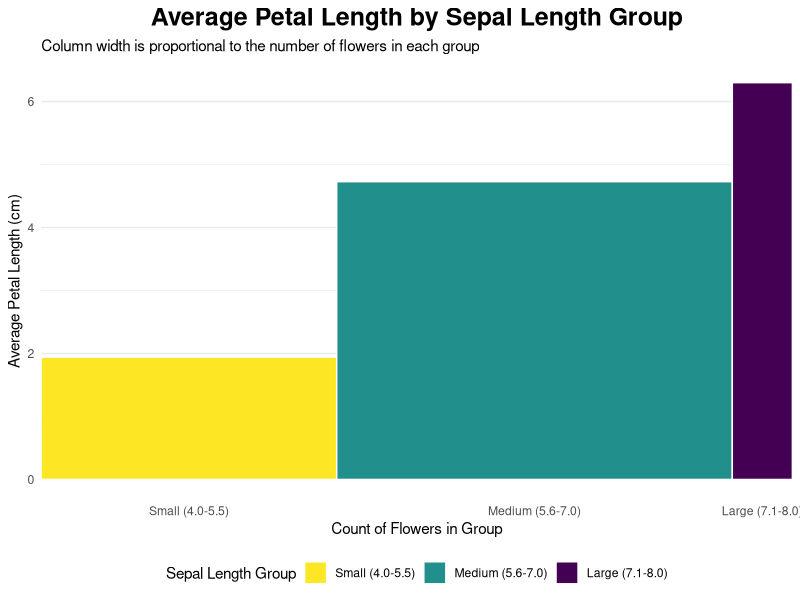
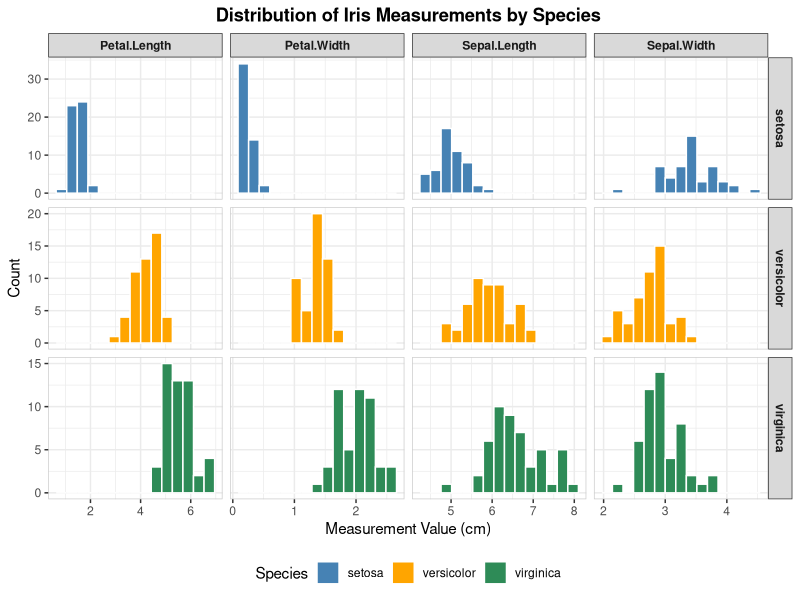
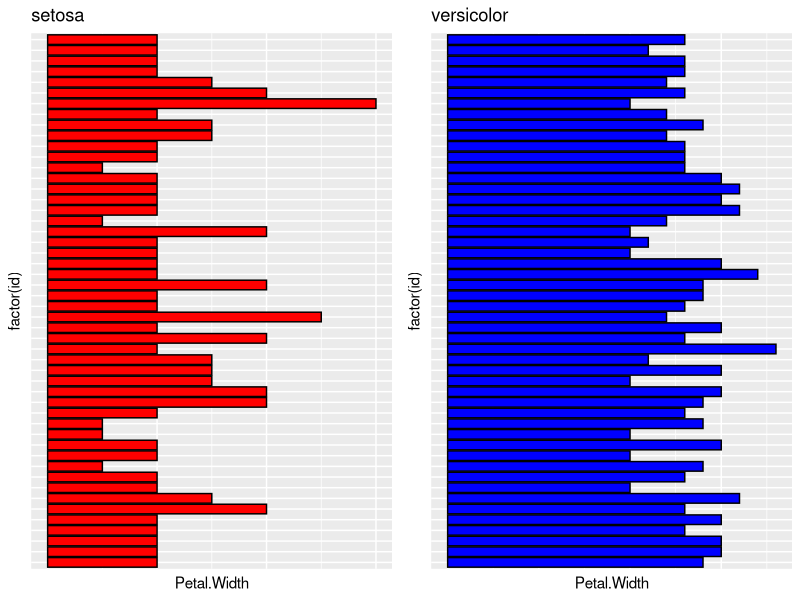
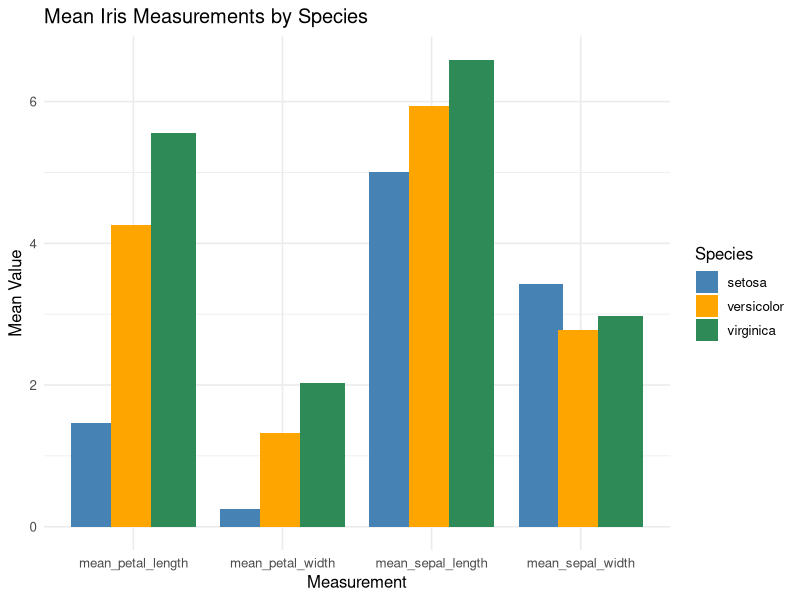
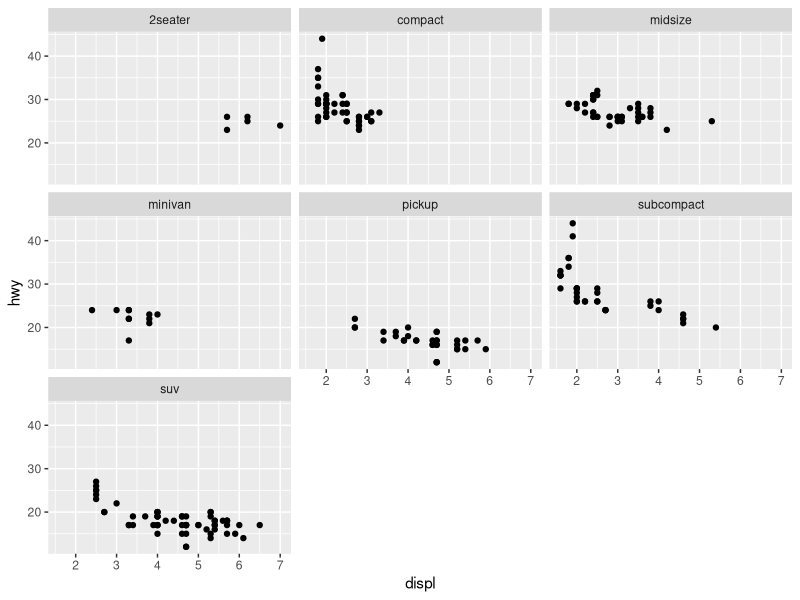
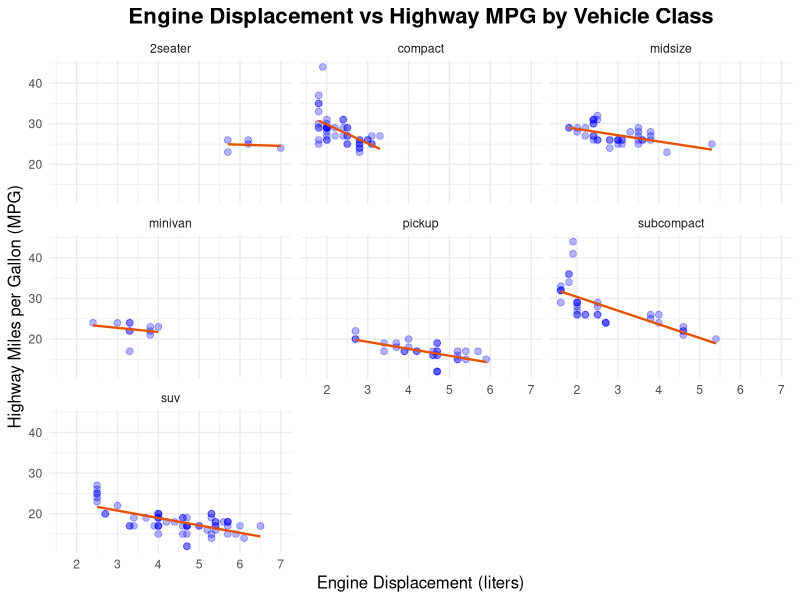
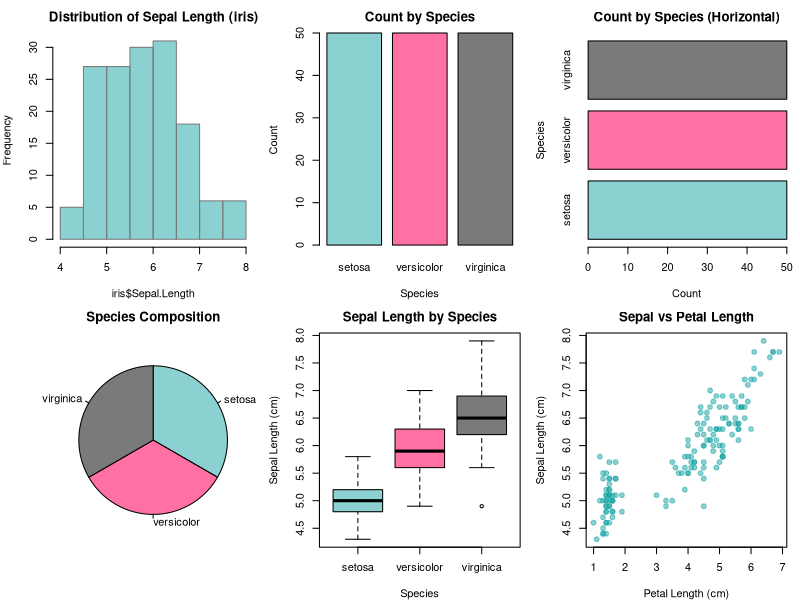
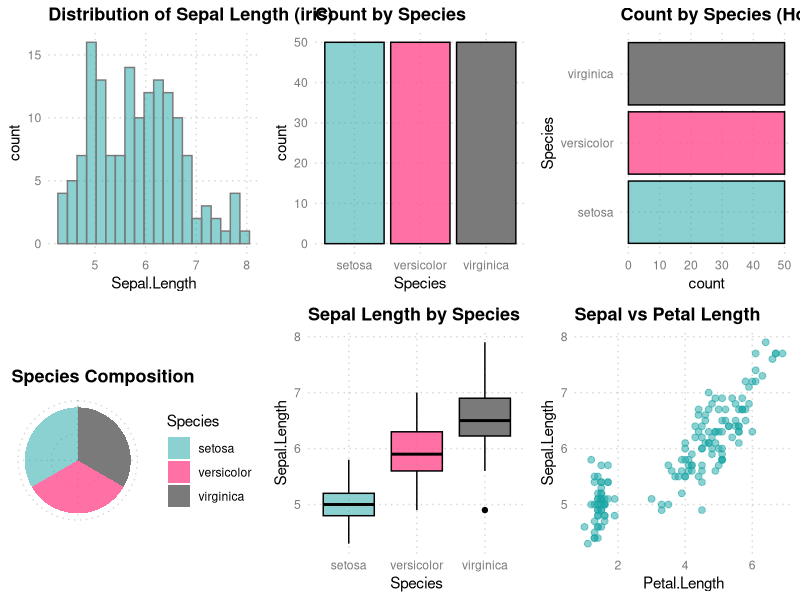

The R source for these figures, in order:
## ---- chunk 1
data(iris)

library(tidyverse)

# 1. Divide the dataset into three rectangles based on species.
# The average of Petal.Length and Petal.Width is the length and width.
# Draw three rectangles arranged horizontally.

#1

plot_data <- iris %>%
  mutate(
    sepal_length_group = cut(
      Sepal.Length,
      breaks = c(4, 5.5, 7.0, 8.0),
      labels = c("Small (4.0-5.5)", "Medium (5.6-7.0)", "Large (7.1-8.0)"),
      include.lowest = TRUE
    )
  ) %>%
  group_by(sepal_length_group) %>%
  summarise(
    count = n(),
    avg_petal_length = mean(Petal.Length)
  ) %>%
  mutate(
    xmax = cumsum(count),
    xmin = xmax - count,
    x_label_pos = (xmin + xmax) / 2
  )

ggplot(plot_data, aes(ymin = 0)) +
  geom_rect(
    aes(
      xmin = xmin,
      xmax = xmax,
      ymax = avg_petal_length,
      fill = sepal_length_group
    ),
    color = "white"
  ) +
  scale_x_continuous(
    breaks = plot_data$x_label_pos,
    labels = plot_data$sepal_length_group,
    expand = c(0, 0)
  ) +
  scale_fill_viridis_d(option = "D", direction = -1) +
  labs(
    title = "Average Petal Length by Sepal Length Group",
    subtitle = "Column width is proportional to the number of flowers in each group",
    x = "Count of Flowers in Group",
    y = "Average Petal Length (cm)",
    fill = "Sepal Length Group"
  ) +
  # Apply a clean theme
  theme_minimal() +
  theme(
    plot.title = element_text(hjust = 0.5, face = "bold", size = 18),
    legend.position = "bottom",
    panel.grid.major.x = element_blank(), # Remove vertical grid lines
    panel.grid.minor.x = element_blank()
  )
## ---- chunk 2
# 2. table with embedded charts
iris_long <- iris %>%
  pivot_longer(cols = -Species, names_to = "Measurement", values_to = "Value")

ggplot(iris_long, aes(x = Value, fill = Species)) +
  geom_histogram(color = "white", bins = 15) +
  facet_grid(Species ~ Measurement, scales = "free") +
  scale_fill_manual( #coloring each species
    values = c(
      "setosa" = "steelblue",
      "versicolor" = "orange",
      "virginica" = "seagreen"
    )
    ) + #labels
      labs(
        title = "Distribution of Iris Measurements by Species",
        x = "Measurement Value (cm)",
        y = "Count"
      ) +
  theme_bw() +
    theme(
      plot.title = element_text(hjust = 0.5, face = "bold"),
      strip.text.x = element_text(face = "bold"),
      strip.text.y = element_text(face = "bold"),
      panel.border = element_rect(color = "grey80", fill = NA),
      legend.position = "bottom"
    )
## ---- chunk 3
# 3. Extract setona and versicolor from species.
# Then create df_2 and df_3. Draw a bar plot using petal.width: p1 p2.
# Finally, use gridExtra to combine the plots.'
library("gridExtra")
df_2 <- subset(iris, Species %in% "setosa")
df_3 <- subset(iris, Species %in% "versicolor")
df_2$id <- 1:nrow(df_2)
df_3$id <- 1:nrow(df_3)



p1 = ggplot(df_2, aes(x = factor(id), y = Petal.Width)) +
  geom_bar(stat = "identity", fill = 'red', color = "black") +
  coord_flip() +
  labs(title = "setosa") +
  theme(
    axis.text.y = element_blank(),
    axis.ticks.y = element_blank(),
    axis.text.x = element_blank(),
    axis.ticks.x = element_blank() #this was by GPT
  )


p2 = ggplot(df_3, aes(x = factor(id), y = Petal.Width)) +
  geom_bar(stat = "identity", fill = "blue", color = "black") +
  coord_flip() +
  labs(title = "versicolor")+
  theme(
    axis.text.y = element_blank(),
    axis.ticks.y = element_blank(),
    axis.text.x = element_blank(),
    axis.ticks.x = element_blank() #this was by GPT
  )



gridExtra::grid.arrange(p1, p2, ncol = 2)
## ---- chunk 4
# 4 Column Chart
# getting means of Petal length and width for each species
# and mean sepal length and sepal width
iris_means <- iris %>%
  group_by(Species) %>%
  summarise(
    mean_sepal_length = mean(Sepal.Length),
    mean_sepal_width = mean(Sepal.Width),
    mean_petal_length = mean(Petal.Length),
    mean_petal_width = mean(Petal.Width)
  ) %>%
  pivot_longer(
    cols = -Species,
    names_to = "Measurement",
    values_to = "MeanValue"
    )

ggplot(iris_means, aes(x = Measurement, y = MeanValue, fill = Species)) +
  geom_col(position = position_dodge(width = 0.8)) +
  labs(title = "Mean Iris Measurements by Species",
       x = "Measurement", y = "Mean Value") +
  theme_minimal(base_size = 12) +
  scale_fill_manual(values = c("steelblue", "orange", "seagreen"))
## ---- chunk 5
library(ggplot2)
mpg <- as.data.frame(mpg)
#2seater, compact, midsize, minivan, pickup, subcompact, suv scatterplots in one view
ggplot(mpg, aes(x=displ, y=hwy)) +
  geom_point(color = "black") +
  facet_wrap(~ class) +
  labs(x="displ",
       y="hwy") +
  theme_gray()
## ---- chunk 6
#improving the chart
ggplot(mpg, aes(x=displ, y=hwy)) +
  geom_point(color = "blue", size=2, alpha=0.3) +
  geom_smooth(method = "lm", se = FALSE, color = "#E65100", linewidth = 0.8) +
  facet_wrap(~ class) +
  labs(title="Engine Displacement vs Highway MPG by Vehicle Class",
       x="Engine Displacement (liters)",
       y="Highway Miles per Gallon (MPG)") +
  theme_minimal() +
  theme(
    plot.title = element_text(hjust = 0.5, size=16, face="bold"),
    axis.title.x = element_text(size=12),
    axis.title.y = element_text(size=12)
  )
## ---- chunk 7
# GPT was used for picking colors and family.
# GPT was used for adjusting the format of the code.
library(ggplot2)
library(scales)   # for alpha()

data(iris)
color1 <- "#18A3A380"
color2 <- "#FF4D8DCC"
color3 <- "#7A7A7A"
color4 <- "#000000"
base_family <- "sans"

# custom theme used across plots
theme1 <- function() {
  theme_minimal(base_family = base_family) +
    theme(
      text        = element_text(family = base_family, colour = color4),
      plot.title  = element_text(face = "bold", colour = color4, size = 13),
      axis.title  = element_text(colour = color4),
      axis.text   = element_text(colour = color3),
      panel.grid.major = element_line(color = scales::alpha(color3, 0.3), linetype = "dotted"),
      panel.grid.minor = element_blank()
    )
}


Histo <- function(){
  hist(iris$Sepal.Length,
       main="Distribution of Sepal Length (iris)",
       col=color1, border=color3)
}

Bar1 <- function(){
  barplot(table(iris$Species),
          col=c(color1,color2,color3),
          border=color4,
          main="Count by Species",
          xlab="Species", ylab="Count")
}

Bar2 <- function(){
  barplot(table(iris$Species),
          horiz=TRUE,
          col=c(color1,color2,color3),
          border=color4,
          main="Count by Species (Horizontal)",
          xlab="Count", ylab="Species")
}

Pie <- function(){
  pie(table(iris$Species),
      col=c(color1,color2,color3),
      main="Species Composition",
      clockwise=TRUE)
}

Box <- function(){
  boxplot(Sepal.Length~Species, data=iris,
          col=c(color1,color2,color3),
          main="Sepal Length by Species",
          xlab="Species", ylab="Sepal Length (cm)")
}

Scat <- function(){
  plot(iris$Petal.Length, iris$Sepal.Length,
       main="Sepal vs Petal Length",
       xlab="Petal Length (cm)", ylab="Sepal Length (cm)",
       pch=19, col=color1)
}
## ---- chunk 8
library(gridExtra)

par(mfrow=c(2,3), mar=c(4,4,2.5,1), family="sans")
Histo(); Bar1(); Bar2(); Pie(); Box(); Scat()
## ---- chunk 9
draw6 <- function(){
  par(mfrow=c(2,3), mar=c(4,4,2.5,1), family=base_family)
  Histo(); Bar1(); Bar2(); Pie(); Box(); Scat()
}

save_plot <- function(fmt, file){
  switch(fmt,
    pdf  = pdf(file, width=10, height=7, family=base_family),
    jpg  = jpeg(file, width=2400, height=1600, res=300, quality=95),
    svg  = svg(file, width=2400, height=1600),
    tiff = tiff(file, width=2400, height=1600, res=300),
    bmp  = bmp(file, width=2400, height=1600, res=300), # cannot find bmg, and was told it might be .bmp by GPT
  )
  draw6(); invisible(dev.off())
}
## ---- chunk 10
ggHisto <- ggplot(iris, aes(x=Sepal.Length)) +
  geom_histogram(fill=color1, color=color3, bins=20) +
  labs(title="Distribution of Sepal Length (iris)") +
  theme1()

ggBar1 <- ggplot(iris, aes(x=Species, fill=Species)) +
  geom_bar(color=color4) +
  scale_fill_manual(values=c(color1,color2,color3)) +
  labs(title="Count by Species") +
  theme1() + ggplot2::theme(legend.position="none")

ggBar2 <- ggplot(iris, aes(x=Species, fill=Species)) +
  geom_bar(color=color4) + coord_flip() +
  scale_fill_manual(values=c(color1,color2,color3)) +
  labs(title="Count by Species (Horizontal)") +
  theme1() + ggplot2::theme(legend.position="none")

df <- as.data.frame(prop.table(table(iris$Species)))
colnames(df) <- c("Species","prop")
ggPie <- ggplot(df, aes(x="", y=prop, fill=Species)) +
  geom_col(width=1, color=NA) + coord_polar(theta="y") +
  scale_fill_manual(values=c(color1,color2,color3)) +
  labs(title="Species Composition") +
  theme1() + ggplot2::theme(axis.text=ggplot2::element_blank(),
                            axis.title=ggplot2::element_blank(),
                            panel.grid=ggplot2::element_blank(),
                            legend.position="right")

ggBox <- ggplot(iris, aes(x=Species, y=Sepal.Length, fill=Species)) +
  geom_boxplot(color=color4) +
  scale_fill_manual(values=c(color1,color2,color3)) +
  labs(title="Sepal Length by Species") +
  theme1() + ggplot2::theme(legend.position="none")

ggScat <- ggplot(iris, aes(x=Petal.Length, y=Sepal.Length)) +
  geom_point(color=color1, size=2) +
  labs(title="Sepal vs Petal Length") +
  theme1()


## ---- chunk 11
gridExtra::grid.arrange(ggHisto, ggBar1, ggBar2, ggPie, ggBox, ggScat, ncol = 3)
